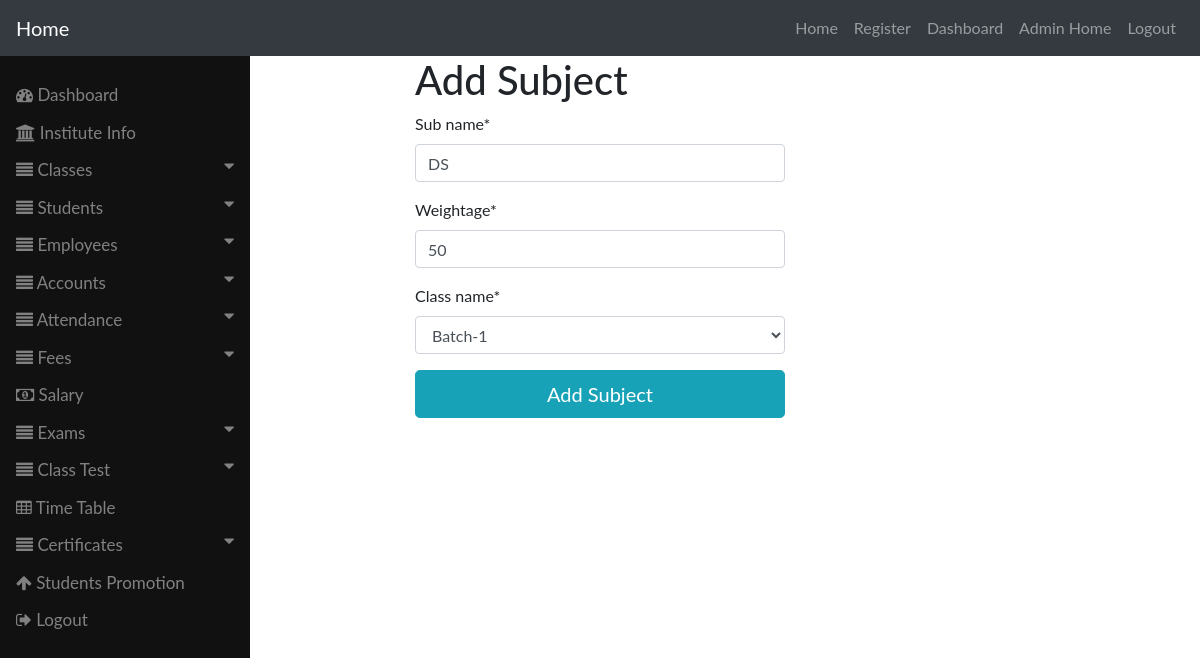
/updatesubject/4 (signed in), run on the app's committed database.
### EskoolyApp/models.py (models this page shows, shortened)
class Subjects(models.Model):
    sub_name = models.CharField(max_length = 40)
    weightage = models.IntegerField()
    class_name = models.ForeignKey(Classes, on_delete=models.CASCADE, default="")

### EskoolyApp/views.py (the view, shortened to what this page needs)
# urls.py: path('updatesubject/<pk>', views.SubjectsUpdateView.as_view()),
@method_decorator(decoratorss, name='dispatch')
class SubjectsUpdateView(UpdateView):
    model = Subjects
    fields = '__all__'

### EskoolyApp/models.py (called while the page is built)
    def __str__(self):
        return self.name

### templates/EskoolyApp/subjects_form.html (shortened to what this page needs)
{% include 'EskoolyApp/sidebar.html' %}
{% load static %}
{% load crispy_forms_tags %}
<div class="container col-lg-4">
    <h1>Add Subject</h1>
    <form method="post">
      {{form|crispy}}
      <input type="submit" class="btn btn-lg btn-info btn-block" value="Add Subject">
    </form>
</div>

### templates/EskoolyApp/sidebar.html (style rules this page uses)
body { font-family: "Lato", sans-serif; }

### data on the page
Subjects: sub_name "DS", weightage "50", class_name "Batch-1"
